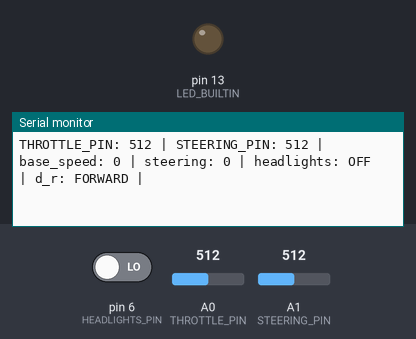
The program below on a simulated Arduino Nano, built with avr-gcc and run on an emulated ATmega328P. Shown: output pins drawn as LEDs (lit = HIGH), the last lines printed to the serial monitor. The test bench sets the inputs (shaded band); at power-on: A0 (THROTTLE_PIN) = 512, A1 (STEERING_PIN) = 512, pin 6 (HEADLIGHTS_PIN) LOW. No radio packets arrive unless stated.

Above: at 1.2 s.
1.3 s: A0 (THROTTLE_PIN) set to 716
At 1.48 s:
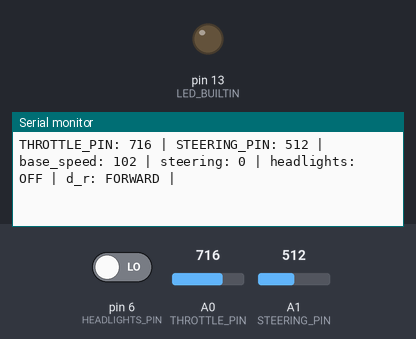
4.3 s: A1 (STEERING_PIN) set to 484
At 4.35 s:
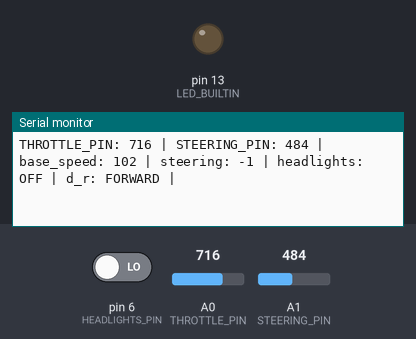
7.3 s: pin 6 (HEADLIGHTS_PIN) driven HIGH
At 7.46 s:
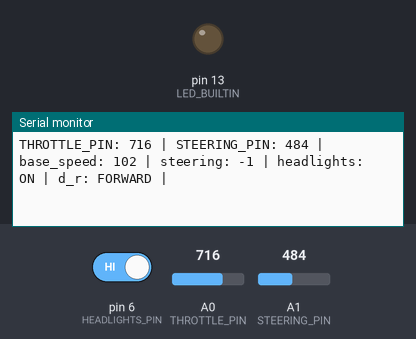
9.2 s: A1 (STEERING_PIN) set to 511
At 9.23 s:
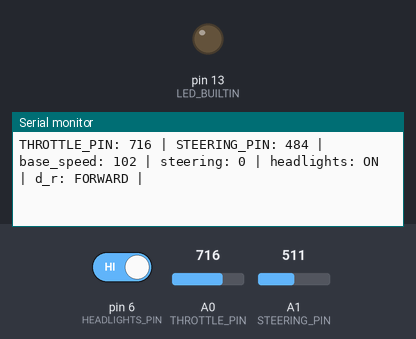
12.2 s: A0 (THROTTLE_PIN) set to 511
At 12.29 s:
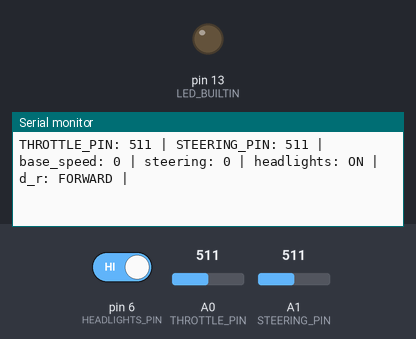
15.2 s: pin 6 (HEADLIGHTS_PIN) driven LOW
At 15.29 s:
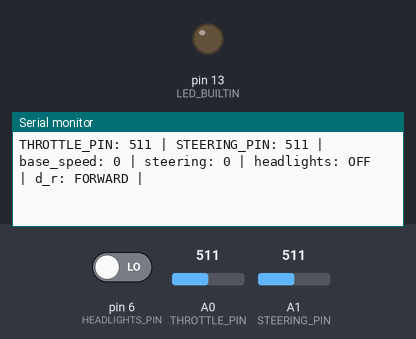
Timing chart, 0 to 18.2 s (numbered marks = the images above; inputs shaded):
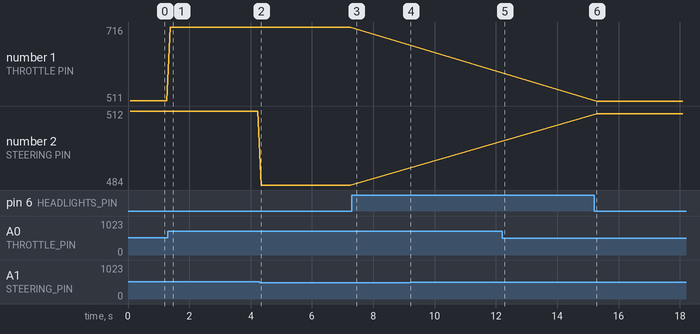

Measured:
- after the input at 1.3 s, the serial monitor: prints a new line after 0.07 s (image 1)
- after the input at 4.3 s, the serial monitor: prints a new line after 0.05 s (image 2)
- after the input at 7.3 s, the serial monitor: prints a new line after 0.05 s (image 3)
- after the input at 9.2 s, the serial monitor: prints a new line at once (image 4)
- after the input at 12.2 s, the serial monitor: prints a new line after 0.08 s (image 5)
- after the input at 15.2 s, the serial monitor: prints a new line after 0.08 s (image 6)
- plotted number 1: 512 → 716 after the input at 1.3 s
- plotted number 2: 512 → 484 after the input at 4.3 s

The program:

main.cpp
```cpp
#include <SPI.h>
#include <nRF24L01.h>
#include <RF24.h>
#include "C:\Users\Elad\Documents\PlatformIO\Projects\RC_Project\shared\dataPackage.h"

/*~~~~~~~~~~PINS~~~~~~~~~~*/
#define THROTTLE_PIN A0
#define STEERING_PIN A1
#define BUTTON_PIN 2
#define HEADLIGHTS_PIN  6
//#define D_R_PIN

/*~~~~~~~~FUNCTIONS~~~~~~~*/

/*~~~~~~~~CONSTANTS~~~~~~~*/
#define MIN_THROTTLE 0
#define MAX_THROTTLE 1023

/*~~~~~~~~~~RADIO~~~~~~~~~*/
RF24 radio(7, 8); // CE, CSN
const byte address[6] = "00001";

data_package current_data;

unsigned long current_millis = 0;

void setup() {
  Serial.begin(9600);
  radio.begin();
  radio.openWritingPipe(address);
  radio.setPALevel(RF24_PA_MIN);
  radio.stopListening();

  pinMode(BUTTON_PIN, INPUT_PULLUP);
  pinMode(THROTTLE_PIN, INPUT);
  pinMode(STEERING_PIN, INPUT);
  pinMode(LED_BUILTIN, OUTPUT);

}

void loop(){

current_millis = millis();
int current_throttle=analogRead(THROTTLE_PIN);
current_data.base_speed = myMap(current_throttle,MIN_THROTTLE,MAX_THROTTLE);
current_data.steering = map(analogRead(STEERING_PIN),41,951,-15,15); //TODO
current_data.headlights = (HIGH == digitalRead(HEADLIGHTS_PIN) ? ON : OFF) ;
current_data.d_r = (analogRead(THROTTLE_PIN)>=(MIN_THROTTLE+MAX_THROTTLE)/2 ? FORWARD : REVERSE) ;
radio.write(&current_data, sizeof(current_data));
current_data.print();
Serial.print("THROTTLE_PIN: ");
Serial.print(analogRead(THROTTLE_PIN));
Serial.print(" | ");
Serial.print("STEERING_PIN: ");
Serial.print(analogRead(STEERING_PIN));
Serial.print(" | ");
delay(1);
}
```
